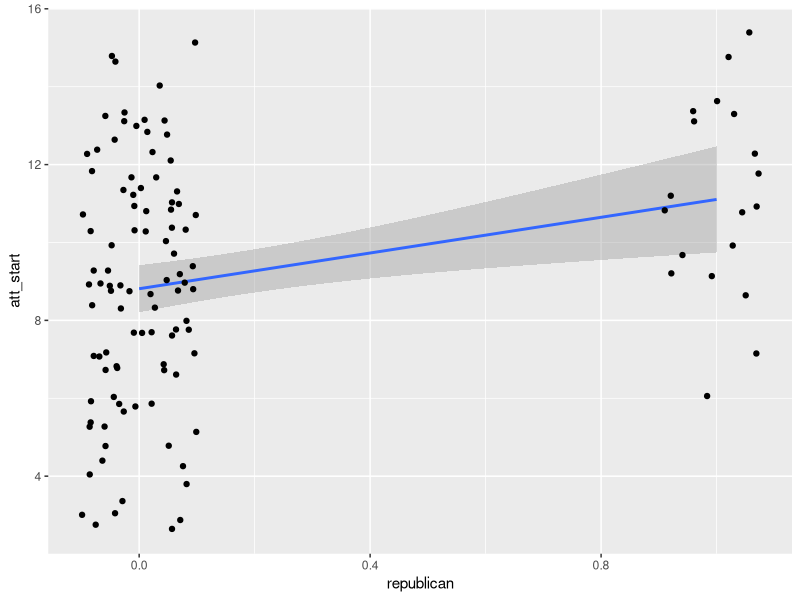

R code for this plot:
## ---- chunk 1
knitr::opts_chunk$set(echo = FALSE)
library(tidyverse)
## ---- chunk 2
x <- read_csv("train.csv",
              col_types = cols(
                            treatment = col_double(),
                            att_start = col_double(),
                            att_end = col_double(),
                            att_chg = col_double(),
                            income = col_double(),
                            liberal = col_double(),
                            republican = col_double(),
                            age = col_double(),
                            male = col_double(),
                            treatment.2 = col_character()
                          ))

x %>% 
  ggplot(aes(republican, att_start)) + 
  geom_smooth(method = "lm") + 
  geom_jitter(width = 0.1)
